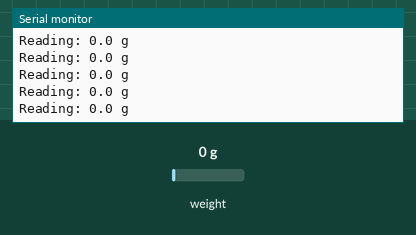
The sketch below on a simulated Arduino Uno, built with avr-gcc and run on an emulated ATmega328P. Parts: the last lines printed to the serial monitor. Inputs (shaded band) come from the test bench; at power-on: weight on the scale 0 g.

Above: at 2.2 s.
2.3 s: weight on the scale set to 100 g
At 2.32 s:
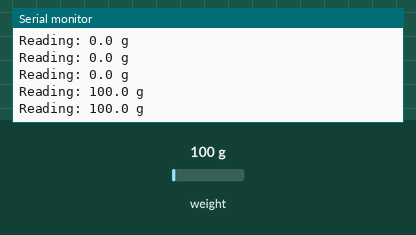
5.3 s: weight on the scale set to 1250 g
At 5.34 s:
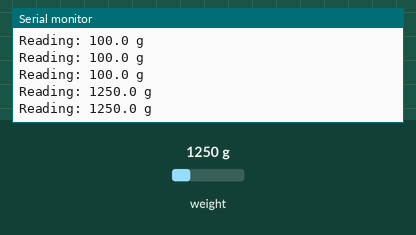
Timing chart, 0 to 8.3 s (numbered marks = the images above; inputs shaded):
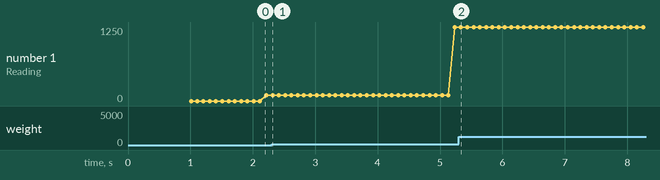

The sketch:

loadcellTest2.ino
```cpp
// (licence header left out)
#include "HX711.h"

#define calibration_factor 0.0008 //This value is obtained using the SparkFun_HX711_Calibration sketch

#define DOUT  3
#define CLK  2

HX711 scale(DOUT, CLK);

void setup() {
  Serial.begin(9600);
  Serial.println("HX711 scale demo");

  scale.set_scale(calibration_factor); //This value is obtained by using the SparkFun_HX711_Calibration sketch
  scale.tare(); //Assuming there is no weight on the scale at start up, reset the scale to 0

  Serial.println("Readings:");
}

void loop() {
  Serial.print("Reading: ");
  Serial.print(scale.get_units(), 1); //scale.get_units() returns a float
  Serial.print(" g"); //You can change this to kg but you'll need to refactor the calibration_factor
  Serial.println();
}
```

Measured:
- after the input at 2.3 s, the serial monitor: prints a new line at once (image 1)
- after the input at 5.3 s, the serial monitor: prints a new line at once (image 2)
- plotted number 1: 100 → 1250 after the input at 2.3 s
